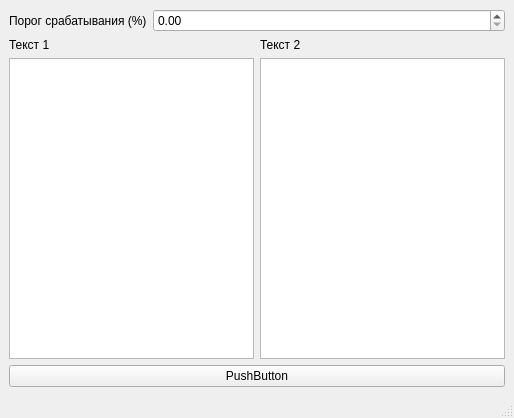
<?xml version="1.0" encoding="UTF-8"?>
<ui version="4.0">
 <class>MainWindow</class>
 <widget class="QMainWindow" name="MainWindow">
  <property name="geometry">
   <rect>
    <x>0</x>
    <y>0</y>
    <width>514</width>
    <height>418</height>
   </rect>
  </property>
  <property name="windowTitle">
   <string>MainWindow</string>
  </property>
  <widget class="QWidget" name="centralwidget">
   <layout class="QGridLayout" name="gridLayout">
    <item row="0" column="0">
     <layout class="QFormLayout" name="formLayout">
      <item row="0" column="0">
       <widget class="QLabel" name="label">
        <property name="text">
         <string>Порог срабатывания (%)</string>
        </property>
       </widget>
      </item>
      <item row="0" column="1">
       <widget class="QDoubleSpinBox" name="doubleSpinBox"/>
      </item>
     </layout>
    </item>
    <item row="1" column="0">
     <layout class="QHBoxLayout" name="horizontalLayout_3">
      <item>
       <widget class="QLabel" name="label_3">
        <property name="text">
         <string>Текст 1</string>
        </property>
       </widget>
      </item>
      <item>
       <widget class="QLabel" name="label_2">
        <property name="text">
         <string>Текст 2</string>
        </property>
       </widget>
      </item>
     </layout>
    </item>
    <item row="2" column="0">
     <layout class="QHBoxLayout" name="horizontalLayout_2">
      <item>
       <widget class="QPlainTextEdit" name="plainTextEdit_first"/>
      </item>
      <item>
       <widget class="QPlainTextEdit" name="plainTextEdit_second"/>
      </item>
     </layout>
    </item>
    <item row="3" column="0">
     <widget class="QPushButton" name="pushButton">
      <property name="text">
       <string>PushButton</string>
      </property>
     </widget>
    </item>
   </layout>
  </widget>
  <widget class="QStatusBar" name="statusBar"/>
 </widget>
 <resources/>
 <connections/>
</ui>
